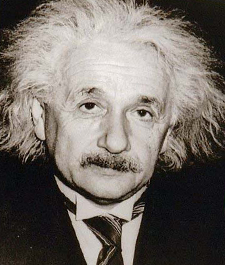
#> input picture data/einstein.bmp, 225 x 265 px
$ python hybrid.py   (Python 2 division)
#> lines starting #> are read from the running program, lines starting #| are printed output that depends on the picture
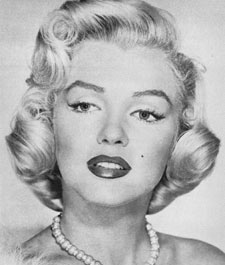
#> input picture data/marilyn.bmp, 225 x 265 px
# -*- coding: utf-8 -*-
import numpy as np
import cv2

'''
visualize a hybrid image by progressively downsampling the image and
concatenating all of the images together.
'''
def vis_hybrid_image(hybrid_image):

    scales = 5
    scale_factor = 0.5
    padding = 5

    original_height = hybrid_image.shape[0]
    num_colors = hybrid_image.shape[2]

    output = hybrid_image
    cur_image = hybrid_image


    for i in range(2, scales + 1):
        output = np.concatenate((output, np.ones((original_height, padding, num_colors))), axis=1)
        cur_image = cv2.resize(cur_image, (0,0), fx=scale_factor, fy=scale_factor)
        if cur_image.ndim==2:
            cur_image = cur_image.reshape(cur_image.shape+(1,))
        tmp = np.concatenate((np.ones((original_height - cur_image.shape[0], cur_image.shape[1], num_colors)), cur_image), axis=0)
        output = np.concatenate((output, tmp), axis=1)

    return output


def my_imfilter(image, kernel, padding_type=0):

#> called with padding_type = 0
    iw,il,ic = image.shape
#> iw = 265; il = 225; ic = 3

    kw,kl = kernel.shape
#> kw = 21; kl = 21
    pad_w = (kw-1)/2
#> pad_w = 10
    pad_l = (kl-1)/2
#> pad_l = 10
    new_row = np.zeros((pad_w,il,ic))
    new_col = np.zeros((iw+2*pad_w,pad_l,ic))

    if padding_type == 0:
        new_row = np.zeros((pad_w,il,ic))
        new_col = np.zeros((iw+2*pad_w,pad_l,ic))
        image = np.vstack((image,new_row))
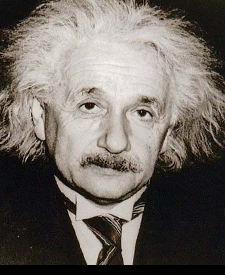
#> image: shape (275, 225, 3) float64; mean of channels 0, 1, 2 0.388, 0.411, 0.437; drawn as B, G, R
        image = np.vstack((new_row,image))
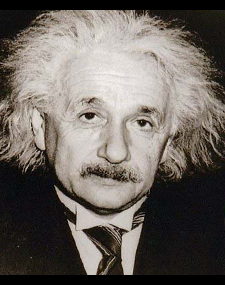
#> image: shape (285, 225, 3) float64; mean of channels 0, 1, 2 0.374, 0.396, 0.422; drawn as B, G, R
        image = np.hstack((new_col,image))
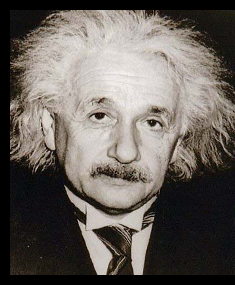
#> image: shape (285, 235, 3) float64; mean of channels 0, 1, 2 0.358, 0.38, 0.404; drawn as B, G, R
        image = np.hstack((image,new_col))
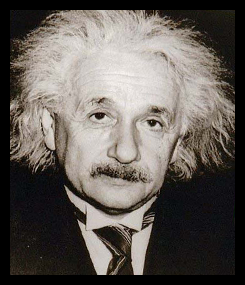
#> image: shape (285, 245, 3) float64; mean of channels 0, 1, 2 0.344, 0.364, 0.387; drawn as B, G, R

    elif padding_type == 1:
        new_row1 = np.zeros((pad_w,il,ic))
        new_row2 = np.zeros((pad_w,il,ic))
        for i in range(0,pad_w):
            new_row1[i, :, :]+=image[0, :, :]
            new_row2[i, :, :]+=image[iw-1, :, :]
        image = np.vstack((new_row1, image))
        image = np.vstack((image, new_row2))
        new_col1 = np.zeros((iw+2*pad_w,pad_l,ic))
        new_col2 = np.zeros((iw+2*pad_w,pad_l,ic))
        for i in range(0,pad_l):
            new_col1[:, i, :]+=image[:, 0, :]
            new_col2[:, i, :]+=image[:, il-1,:]
        image = np.hstack((new_col1, image))
        image = np.hstack((image, new_col2))

    elif padding_type == 2:
        new_row1 = np.zeros((pad_w,il,ic))
        new_row2 = np.zeros((pad_w,il,ic))
        for i in range(0,pad_w):
            new_row1[pad_w-1-i, :, :]+=image[i, :, :]
            new_row2[i, :, :]+=image[iw-1-i, :, :]
        image = np.vstack((new_row1, image))
        image = np.vstack((image, new_row2))
        new_col1 = np.zeros((iw+2*pad_w,pad_l,ic))
        new_col2 = np.zeros((iw+2*pad_w,pad_l,ic))
        for i in range(0,pad_l):
            new_col1[:, pad_l-1-i, :]+=image[:, i, :]
            new_col2[:, i, :]+=image[:, il-1-i,:]
        image = np.hstack((new_col1, image))
        image = np.hstack((image, new_col2))

    newImage = np.zeros(image.shape)

    for i in range(pad_w, pad_w+iw):
        for j in range(pad_l, pad_l+il):
            for m in range(-pad_w, pad_w+1):
                for n in range(-pad_l, pad_l+1):
                    newImage[i][j][:] += image[i+m][j+n][:] * kernel[pad_w-m][pad_l-n]
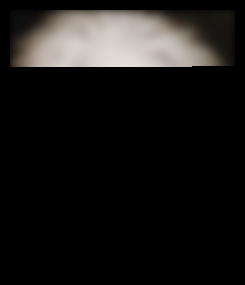
#> newImage: shape (285, 245, 3) float64; mean of channels 0, 1, 2 0.0883, 0.0932, 0.0981; drawn as B, G, R

    newImage = newImage[pad_w:(pad_w+iw), pad_l:(pad_l+il), :]

    return newImage


def fft_imfilter(image, kernel):

    result = np.zeros(image.shape,np.complex128)
    for i in range(0,image.shape[2]):
        im = image[:,:,i]
        image_fre = np.fft.fft2(im)
        image_fre = np.fft.fftshift(image_fre)
        f = np.fft.fft2(kernel,im.shape)
        fshift = np.fft.fftshift(f)
        newImage_fre = image_fre * fshift
        newImage = np.fft.ifft2(np.fft.ifftshift(newImage_fre))
        result[:,:,i] = newImage
    return np.abs(result)

#	return

if __name__ == '__main__':
    image1 = cv2.imread('../data/einstein.bmp') / 255.0
    image2 = cv2.imread('../data/marilyn.bmp') / 255.0


    if image1.ndim == 2:
        image1 = image1.reshape(image1.shape+(1,))
    if image2.ndim == 2:
        image2 = image2.reshape(image2.shape+(1,))

    cutoff_frequency = 5

    kernel = cv2.getGaussianKernel(cutoff_frequency * 4 + 1, cutoff_frequency)
    kernel = cv2.mulTransposed(kernel, False)


#> (the run stopped early here; a loop or call above may not have finished)
